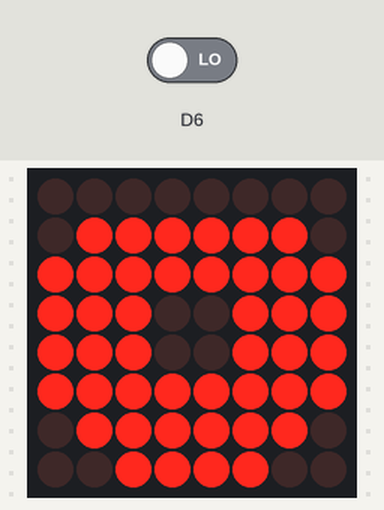
A sketch run on a simulated ESP8266 (NodeMCU). Parts: 8×8 LED matrix. The test bench sets the inputs (shaded band); at power-on: D6 LOW. Random numbers use the default seed unless the sketch sets one.

Above: at 1.2 s.
1.3 s: D6 driven HIGH
At 2.7 s:
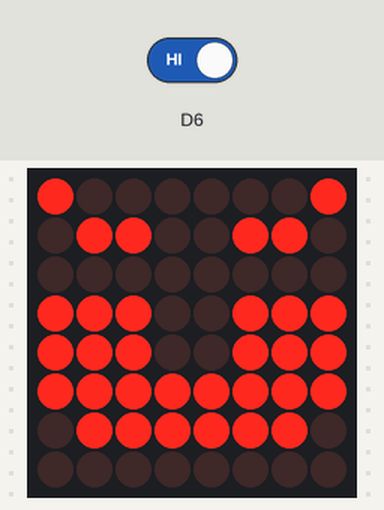
At 13.6 s:
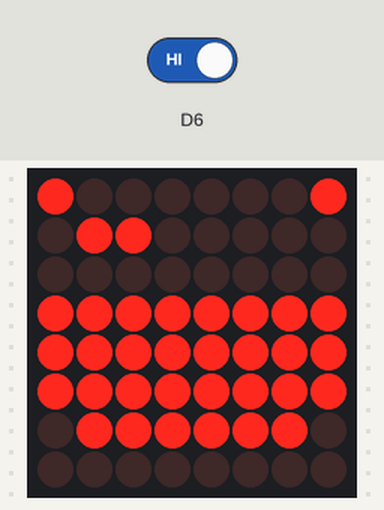
Timing chart, 0 to 14.0 s (numbered marks = the images above; inputs shaded):
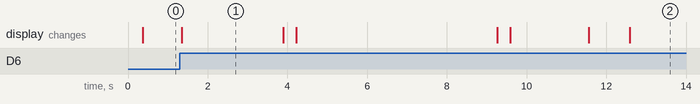

The sketch:

LCDemoMatrix.ino
```cpp
#include "LedControl.h"
#include "Server.h"
//#include "WaveHC.h"
//#include "WaveUtil.h"
/*
  2018/7/18  bug和未完成的功能的情况：
  1.触摸传感器和touchnum的冲突
  2.声音和相关情绪的衔接
  3.收集声音

*/
//LED控制的引脚
#define CLK     D2
#define CS        D3
#define DIN       D1
LedControl lc = LedControl(DIN, CLK, CS, 1);

//舵机设定
#define wir1
#define wir2
int pos = 0;

byte
sadFace[][8] = {    // Eye animation frames
  {
    B00100100,         // Fully open sad eye
    B01000010,
    B10000001,
    B00111100,
    B01111110,
    B11111111,
    B11111111,
    B11111111
  },
  {
    B00100100,
    B01000010,
    B10000001,
    B00000000,
    B01111110,
    B11111111,
    B11111111,
    B11111111
  },

  {
    B00100100,
    B01000010,
    B10000001,
    B00000000,
    B00000000,
    B01111110,
    B11111111,
    B11111111 }
        ,
  {
    B00100100,
    B01000010,
    B10000001,
    B00000000,
    B00000000,
    B00000000,
    B01111110,
    B11111111
  },
  {
    B00100100,         // Fully closed sad eye
    B01000010,
    B10000001,
    B00000000,
    B00000000,
    B00000000,
    B00000000,
    B11111111 }

};

byte
normalFace[][8] = {    // Eye animation frames
  {
    B00111100,         // Fully open eye
    B01111110,
    B11111111,
    B11111111,
    B11111111,
    B11111111,
    B01111110,
    B00111100 }
    ,
  {
    B00000000,
    B01111110,
    B11111111,
    B11111111,
    B11111111,
    B11111111,
    B01111110,
    B00111100 }
      ,
  {
    B00000000,
    B00000000,
    B00111100,
    B11111111,
    B11111111,
    B11111111,
    B00111100,
    B00000000 }
        ,
  {
          B00000000,
          B00000000,
          B00000000,
          B00111100,
          B11111111,
          B01111110,
          B00011000,
          B00000000 }
          ,
          {
            B00000000,         // Fully closed eye
            B00000000,
            B00000000,
            B00000000,
            B10000001,
            B01111110,
            B00000000,
            B00000000 }
};

byte
happyFace[][8] = {    // Eye animation frames
  {
    B00111100,         // Fully open happy eye
    B01111110,
    B11111111,
    B11111111,
    B11111111,
    B00000000,
    B10000001,
    B01111110 }
    ,
    {
      B00000000,
      B01111110,
      B11111111,
      B11111111,
      B11111111,
      B00000000,
      B10000001,
      B01111110 }
      ,
      {
        B00000000,
        B00000000,
        B01111110,
        B11111111,
        B11111111,
        B00000000,
        B10000001,
        B01111110 }
        ,
        {
          B00000000,
          B00000000,
          B00000000,
          B01111110,
          B11111111,
          B00000000,
          B10000001,
          B01111110 }
          ,
          {
            B00000000,         // Fully closed happy eye
            B00000000,
            B00000000,
            B01111110,
            B10000001,
            B00000000,
            B10000001,
            B01111110 }
};

byte
botherFace[][8] = {    // Eye animation frames
  {
    B10000001,         // Fully open annoyed eye
    B01100110,
    B00000000,
    B11111111,
    B11111111,
    B11111111,
    B01111110,
    B00111100 }
    ,
    {
      B10000001,
      B01100110,
      B00000000,
      B11111111,
      B11111111,
      B11111111,
      B01111110,
      B00000000 }
      ,
      {
        B10000001,
        B01100110,
        B00000000,
        B11111111,
        B11111111,
        B01111110,
        B00000000,
        B00000000 }
        ,
        {
          B10000001,
          B01100110,
          B00000000,
          B11111111,
          B01111110,
          B00000000,
          B00000000,
          B00000000 }
          ,
          {
            B10000001,         // Fully closed annoyed eye
            B01100110,
            B00000000,
            B10000001,
            B01111110,
            B00000000,
            B00000000,
            B00000000 }

};


//Servo myser;
//Servo myser2;


uint8_t
blinkIndex[] = { 1, 2, 3, 4, 3, 2, 1 }, //sizeof = 7
blinkTime = 100,          //其实是眨眼的周期
gazeTime = 75,            //下一次眼睛移动的时间倒计时//注视周期
gazeMove = 50;            //眼球滚动的时间
int8_t
gazeX = 3, gazeY = 3,       //眼球的坐标
newX = 3, newY = 3,         //新的眼球的坐标
dX = 0, dY = 0;

int TouchNum = 15;
byte mood = 3;
//const byte vibration PROGMEM = ;//触摸传感器的引脚
//const int TouchLevel PROGMEM = 512;//触摸电位的等级
#define vibration D6
long PreMillis = 0;
#define analog A0

const int decay = 30000;  //衰退时间

unsigned long checkMillis,touchMillis,nowMillis; //各种时间的定义


//下面是声音的部分
//SdReader card;    // 整个卡的信息
//FatVolume vol;    // 保存分区信息
//FatReader root;   //（文件系统）根目录信息
//WaveHC wave;      //  操作声音的对象，一次只能有一个

//uint8_t dirLevel; // //文件/目录名称的缩进级别
//dir_t dirBuf;     //  文件阅读目录的的缓冲区
//FatReader f;      // 我们正在播放的声音


void setup()
{
  pinMode(D6,INPUT);
  randomSeed(analogRead(analog));
  //myser.attach(wir1);
  //myser2.attach(wir2);

  //LedControl的库的定义
  lc.shutdown(0, false);//节点模式
  lc.setIntensity(0, 5);//设置LED亮度
  lc.clearDisplay(0);   //清空屏幕


  //Wavehc库的设定
  //如果sd卡初始化失败


}
void GazeAprh(int8_t x,int8_t y)
{
  //用setled速度可能会慢
  lc.setLed(0, x, y, false);
  lc.setLed(0, x+1, y, false);
  lc.setLed(0, x, y+1, false);
  lc.setLed(0, x+1, y+1, false);

}
void SetNewGaze() {
  if (mood == 0)
  {
    newX = random(0, 7);
    newY = random(5, 7);
  }
  else if (mood == 1)
  {
    newX = random(7);
    newY = random(7);
  }
  else if (mood == 2)
  {
    newX = random(7);
    newY = random(4);
  }
  else if (mood == 3)
  {
    newX = random(7);
    newY = random(3, 7);
  }
}
void MoveGaze()
{
  if (--gazeTime <= gazeMove) {
    //瞳孔的设定是从点阵的图像中挖空2*2
    //这个地方要让瞳孔的旧位置慢慢接近新的位置
    //newX - (dX * gazeTime / gazeMove) 这样就慢慢接近了
    GazeAprh(newX - (dX * gazeTime / gazeMove), newY - (dY * gazeTime / gazeMove));
    if (gazeTime == 0) {
      gazeX = newX;
      gazeY = newY;
      do {
        //new的位置固定在预置的坐标范围里面 也就是一个圆
        //设计出了眼珠的随机移动，设定出新的东西
        //random的参数其实是眼圈的限制
        //因为3正好是算上了空出来的2*2的坐标的
        //每种表情的y范围都不一样的
        SetNewGaze();
        dX = newX - 3;
        dY = newY - 3;
      } while ((dX * dX + dY * dY) >= 10);

    }
  }
  else {
    //眼睛不动的时候
    GazeAprh(gazeX, gazeY);
    //MoveNeck();

  }

}
void DrawFace(byte *face)
{
  for (int i = 0; i<8; i++)
  {
    lc.setRow(0, i, face[i]);
  }

}
void BlinkFace()
{
  //要求呈现的内容：按照顺序实现眨眼的效果，也就是按照一定的顺序去放出数组，
  //也就是要按照index的顺序来
  //第一步，按照全局的顺序画出位图，毕竟这个是在loop里面的，也就是说只要一次呈现出一张图就好了
  //第二步如果时间耗完就随机获得一个新的时间
  lc.clearDisplay(0);
  if (mood == 0)
    DrawFace(sadFace[(blinkIndex[JudgeBlinkTime()])]);
  else if (mood == 1)
    DrawFace(normalFace[(blinkIndex[JudgeBlinkTime()])]);
  else if (mood == 2)
    DrawFace(happyFace[(blinkIndex[JudgeBlinkTime()])]);
  else if (mood == 3)
    DrawFace(botherFace[(blinkIndex[JudgeBlinkTime()])]);

  if (--blinkTime == 0) blinkTime = random(5, 180);
}
uint8_t JudgeBlinkTime()
{
  if (blinkTime < sizeof(blinkIndex))
    return blinkIndex[blinkTime];
  else return 0;

}
/*
void MoveNeck()
{
//移动舵机
myser.write(gazeX * 10);
myser2.write(gazeY * 10);

}
*/

void CheckTouch()
{
  //检测自己是否被触碰
  if (digitalRead(D6))
  {
    TouchNum++;
  }

  if (TouchNum <= 10) mood = 0;
  else if (TouchNum <= 20) mood = 1;
  else if (TouchNum <= 30) mood = 2;
  else if (TouchNum > 30) mood = 3;

  nowMillis = millis();
  if (nowMillis - PreMillis > decay) {

    PreMillis = nowMillis;
    TouchNum--;
    if (TouchNum < 0) TouchNum = 0;
    if (TouchNum == 30) TouchNum = 15;
    if (TouchNum > 40) TouchNum = 40;
  }

}
void loop()
{
  BlinkFace();
  MoveGaze();

  touchMillis = millis();
  while (millis() - touchMillis < 40)
    CheckTouch();

}
```

Measured:
- what the display in image 1 shows lasts 2.5 s, from 1.4 s to 3.9 s
